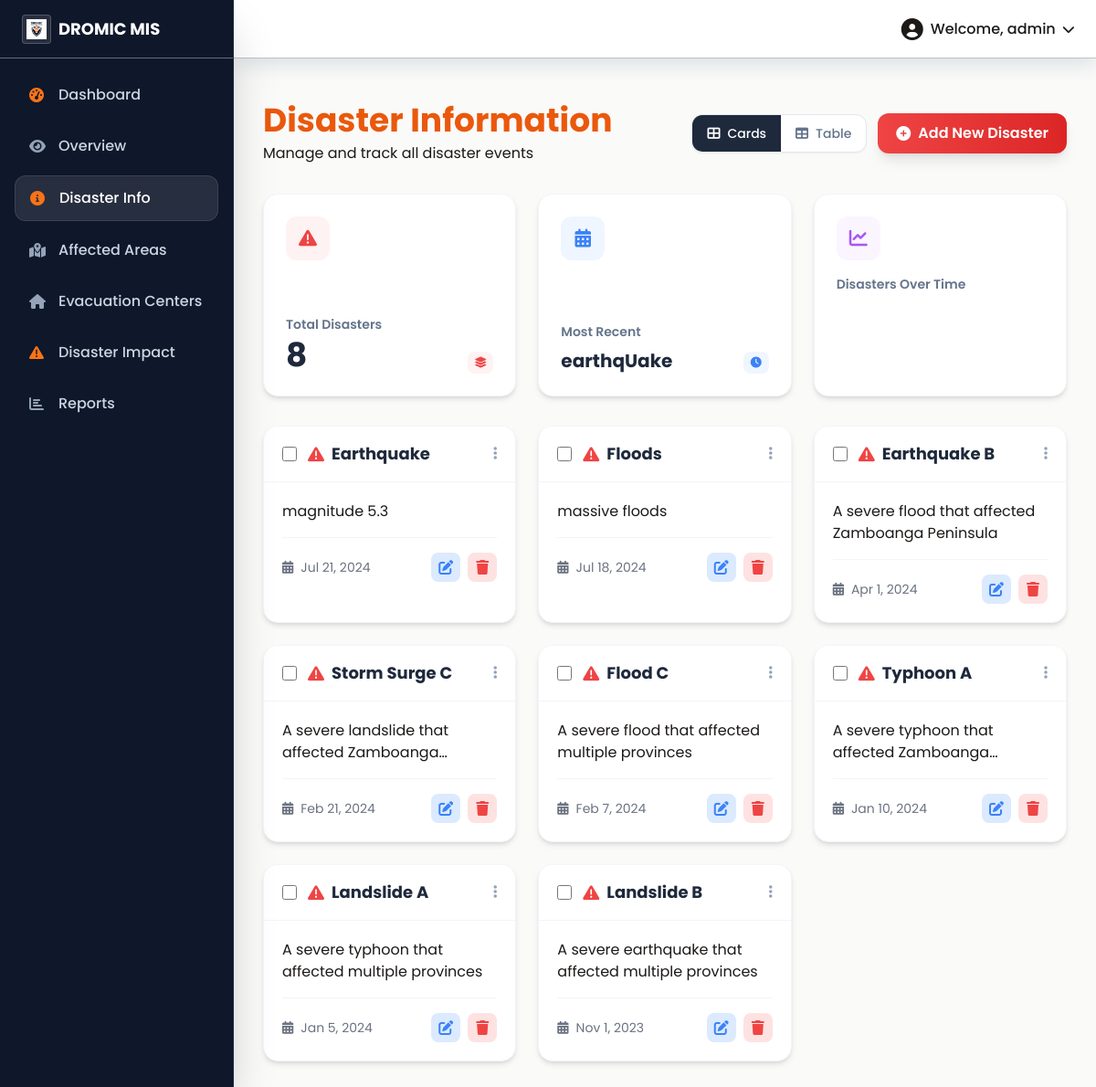
/disaster-info/, run on an earlier commit of the app's database.
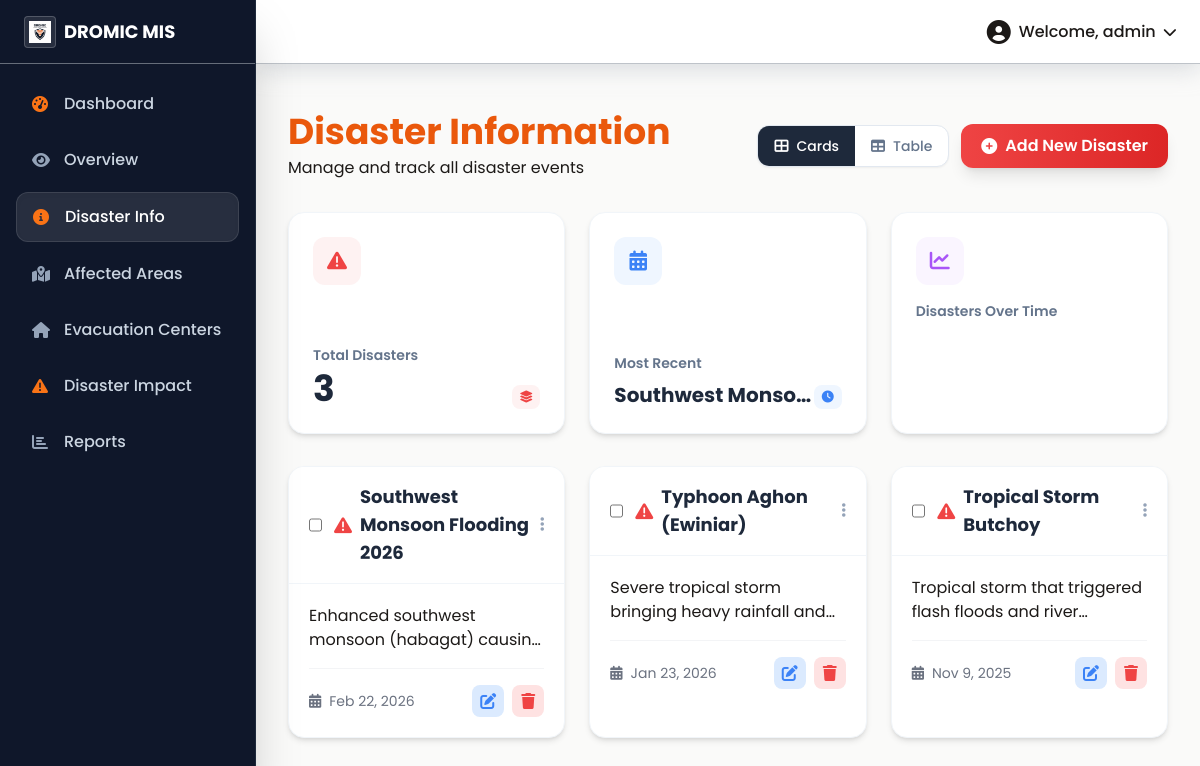
And on a later commit of the database.
### core/models.py (models this page shows, shortened)
class Disaster(models.Model):
    name = models.CharField(max_length=255)
    description = models.TextField()
    date_occurred = models.DateField()

### core/views.py (the view)
# urls.py: path('disaster-info/', views.disaster_info, name='disaster_info'),
def disaster_info(request):
    disasters = Disaster.objects.all().order_by('-date_occurred')
    return render(request, 'core/disaster_info.html', {'disasters': disasters})

### core/templates/core/disaster_info.html (shortened to what this page needs)
{% extends 'base.html' %}
{% load static %}
{% block content %}
<div class="container-fluid mt-4"
     x-data="{
        showAddModal: false,
        showEditModal: false,
        viewMode: 'cards',
        selectedIds: [],
        allSelected: false,
        toggleAll(disasters) {
            if (this.allSelected) {
                this.selectedIds = [];
                this.allSelected = false;
            } else {
                this.selectedIds = disasters.map(d => d.id);
                this.allSelected = true;
            }
        },
        toggleOne(id) {
            const idx = this.selectedIds.indexOf(id);
            if (idx > -1) this.selectedIds.splice(idx, 1);
            else this.selectedIds.push(id);
        },
        isSelected(id) { return this.selectedIds.indexOf(id) > -1; }
     }"
     @close-modals.window="showAddModal = false; showEditModal = false"
     @open-edit-modal.window="showEditModal = true">
    <div class="flex flex-col md:flex-row justify-between items-start md:items-center mb-8">
        <div>
            <h1 class="text-3xl md:text-4xl font-bold text-dromic-navy">Disaster Information</h1>
            <p class="text-dromic-slate mt-1">Manage and track all disaster events</p>
        </div>
        <div class="flex items-center gap-3 mt-4 md:mt-0">
            <div class="flex bg-white rounded-xl border border-slate-200 shadow-sm overflow-hidden">
                <button @click="viewMode = 'cards'"
                        :class="viewMode === 'cards' ? 'bg-slate-800 text-white' : 'text-slate-500 hover:bg-slate-50'"
                        class="px-4 py-2.5 flex items-center gap-2 font-medium text-sm transition-all duration-200">
                    <i class="fas fa-th-large"></i>
                    <span class="hidden sm:inline">Cards</span>
                </button>
                <button @click="viewMode = 'table'"
                        :class="viewMode === 'table' ? 'bg-slate-800 text-white' : 'text-slate-500 hover:bg-slate-50'"
                        class="px-4 py-2.5 flex items-center gap-2 font-medium text-sm transition-all duration-200">
                    <i class="fas fa-table"></i>
                    <span class="hidden sm:inline">Table</span>
                </button>
            </div>
            <button class="bg-gradient-to-r from-red-500 to-red-600 hover:from-red-600 hover:to-red-700 text-white font-semibold py-2.5 px-5 rounded-xl shadow-lg hover:shadow-xl transition-all duration-300 hover:-translate-y-0.5 flex items-center" @click="showAddModal = true">
                <i class="fas fa-plus-circle mr-2"></i>
                Add New Disaster
            </button>
        </div>
    </div>
    <div class="grid grid-cols-1 md:grid-cols-2 lg:grid-cols-3 gap-6 mb-8">
        <div class="stat-card bg-white rounded-2xl shadow-md border border-slate-100 hover:shadow-xl transition-all p-6 flex flex-col justify-between">
            <div class="flex justify-between items-start mb-4">
                <div class="w-12 h-12 bg-red-50 rounded-xl flex items-center justify-center">
                    <i class="fas fa-exclamation-triangle text-red-500 text-xl stat-icon"></i>
                </div>
            </div>
            <div>
                <p class="text-slate-500 text-sm font-semibold mb-1">Total Disasters</p>
                <div class="flex items-end justify-between">
                    <h2 class="text-4xl font-bold text-slate-800" id="totalDisasters">{{ disasters|length }}</h2>
                    <div class="flex items-center text-red-500 text-sm font-semibold bg-red-50 px-2 py-1 rounded-lg">
                        <i class="fas fa-layer-group text-xs"></i>
                    </div>
                </div>
            </div>
        </div>
        <div class="stat-card bg-white rounded-2xl shadow-md border border-slate-100 hover:shadow-xl transition-all p-6 flex flex-col justify-between">
            <div class="flex justify-between items-start mb-4">
                <div class="w-12 h-12 bg-blue-50 rounded-xl flex items-center justify-center">
                    <i class="fas fa-calendar-alt text-blue-500 text-xl stat-icon"></i>
                </div>
            </div>
            <div>
                <p class="text-slate-500 text-sm font-semibold mb-1">Most Recent</p>
                <div class="flex items-end justify-between">
                    <h2 class="text-xl font-bold text-slate-800 mt-1 truncate" id="recentDisaster">
                        {% if disasters %}{{ disasters.0.name }}{% else %}None{% endif %}
                    </h2>
                    <div class="flex items-center text-blue-500 text-sm font-semibold bg-blue-50 px-2 py-1 rounded-lg">
                        <i class="fas fa-clock text-xs"></i>
                    </div>
                </div>
            </div>
        </div>
        <div class="stat-card bg-white rounded-2xl shadow-md border border-slate-100 hover:shadow-xl transition-all p-6 flex flex-col justify-between">
            <div class="flex justify-between items-start mb-4">
                <div class="w-12 h-12 bg-purple-50 rounded-xl flex items-center justify-center">
                    <i class="fas fa-chart-line text-purple-500 text-xl stat-icon"></i>
                </div>
            </div>
            <div>
                <p class="text-slate-500 text-sm font-semibold mb-1">Disasters Over Time</p>
                <div class="h-20 mt-2">
                    <canvas id="disasterChart"></canvas>
                </div>
            </div>
        </div>
    </div>
    <div x-show="viewMode === 'cards'" x-transition class="grid grid-cols-1 md:grid-cols-2 lg:grid-cols-3 gap-6" id="disasterList">
        {% for disaster in disasters %}
            <div class="bg-white rounded-2xl shadow-md border border-slate-100 hover:shadow-lg transition-all duration-300 overflow-hidden group">
                <div class="px-5 py-4 border-b border-slate-100 bg-white">
                    <div class="flex items-center justify-between">
                        <div class="flex items-center">
                            <input type="checkbox" class="w-4 h-4 rounded border-slate-300 text-red-500 focus:ring-red-400 mr-3 cursor-pointer disaster-checkbox" data-id="{{ disaster.id }}"
                                   :checked="isSelected({{ disaster.id }})" @change="toggleOne({{ disaster.id }})">
                            <h5 class="text-lg font-bold text-slate-800 flex items-center">
                                <i class="fas fa-exclamation-triangle text-red-500 mr-2"></i>
                                {{ disaster.name|title }}
                            </h5>
                        </div>
                        <button class="text-slate-400 hover:text-slate-600 transition-colors">
                            <i class="fas fa-ellipsis-v"></i>
                        </button>
                    </div>
                </div>
                <div class="p-5">
                    <p class="text-dromic-slate mb-4 line-clamp-2">{{ disaster.description }}</p>
                    <div class="flex items-center justify-between pt-4 border-t border-gray-100">
                        <div class="flex items-center text-sm text-gray-500">
                            <i class="fas fa-calendar-alt mr-2"></i>
                            {{ disaster.date_occurred|date:"M j, Y" }}
                        </div>
                        <div class="flex space-x-2">
                            <button class="w-8 h-8 bg-blue-100 rounded-lg flex items-center justify-center text-blue-500 hover:bg-blue-200 transition-colors" onclick="editDisaster({{ disaster.id }})">
                                <i class="fas fa-edit"></i>
                            </button>
                            <button class="w-8 h-8 bg-red-100 rounded-lg flex items-center justify-center text-red-500 hover:bg-red-200 transition-colors" onclick="deleteDisaster({{ disaster.id }})">
                                <i class="fas fa-trash"></i>
                            </button>
                        </div>
                    </div>
                </div>
            </div>
        {% endfor %}
    </div>
</div>
{% endblock %}

### core/templates/base.html (shortened to what this page needs)
{% load static %}
<!DOCTYPE html>
<html lang="en">
<head>
    <script src="https://cdn.tailwindcss.com"></script>
    <link href="https://cdnjs.cloudflare.com/ajax/libs/font-awesome/6.0.0-beta3/css/all.min.css" rel="stylesheet">
    <link rel="stylesheet" href="https://unpkg.com/unpoly@3.4.0/unpoly.min.css">
    <link rel="stylesheet" href="{% static 'css/styles.css' %}">
</head>
<body class="bg-[#FAFAF9] text-[#1C1917] h-screen flex overflow-hidden w-full" x-data="{ sidebarOpen: false }">
    {% block sidebar %}
    <aside :class="{'translate-x-0': sidebarOpen, '-translate-x-full': !sidebarOpen}" class="w-64 bg-slate-900 shadow-2xl flex-shrink-0 flex flex-col transition-transform duration-300 transform fixed md:relative z-30 h-full md:translate-x-0 border-r border-slate-800" id="sidebar">
        <div class="h-16 flex items-center px-6 border-b border-[#bec3c9]/50 shrink-0 justify-between">
            <div class="flex items-center text-lg font-bold text-white">
                <div class="w-8 h-8 bg-white/10 rounded overflow-hidden mr-2 p-1 border border-white/20">
                    <img src="{% static 'img/dromic_logo.png' %}" alt="DROMIC Logo" class="h-full w-full object-contain">
                </div>
                <span>DROMIC MIS</span>
            </div>
        </div>
        <nav class="flex-1 overflow-y-auto p-4 space-y-2">
            <a class="flex items-center px-4 py-3 text-slate-300 hover:bg-white/10 hover:text-white rounded-xl font-medium transition-colors" href="{% url 'dashboard' %}" data-nav-link>
                <i class="fas fa-tachometer-alt w-6 text-orange-500"></i> <span class="ml-2">Dashboard</span>
            </a>
            <a class="flex items-center px-4 py-3 text-slate-300 hover:bg-white/10 hover:text-white rounded-xl font-medium transition-colors" href="{% url 'overview' %}" data-nav-link>
                <i class="fas fa-eye w-6 text-slate-400 group-hover:text-white"></i> <span class="ml-2">Overview</span>
            </a>
            <a class="flex items-center px-4 py-3 text-slate-300 hover:bg-white/10 hover:text-white rounded-xl font-medium transition-colors" href="{% url 'disaster_info' %}" data-nav-link>
                <i class="fas fa-info-circle w-6 text-orange-500"></i> <span class="ml-2">Disaster Info</span>
            </a>
            <a class="flex items-center px-4 py-3 text-slate-300 hover:bg-white/10 hover:text-white rounded-xl font-medium transition-colors" href="{% url 'affected_area_list' %}" data-nav-link>
                <i class="fas fa-map-marked-alt w-6 text-slate-400 group-hover:text-white"></i> <span class="ml-2">Affected Areas</span>
            </a>
            <a class="flex items-center px-4 py-3 text-slate-300 hover:bg-white/10 hover:text-white rounded-xl font-medium transition-colors" href="{% url 'evacuation_center_list' %}" data-nav-link>
                <i class="fas fa-home w-6 text-slate-400 group-hover:text-white"></i> <span class="ml-2">Evacuation Centers</span>
            </a>
            <a class="flex items-center px-4 py-3 text-slate-300 hover:bg-white/10 hover:text-white rounded-xl font-medium transition-colors" href="{% url 'disaster_impact' %}" data-nav-link>
                <i class="fas fa-exclamation-triangle w-6 text-orange-500"></i> <span class="ml-2">Disaster Impact</span>
            </a>
            <a class="flex items-center px-4 py-3 text-slate-300 hover:bg-white/10 hover:text-white rounded-xl font-medium transition-colors" href="{% url 'report_list' %}" data-nav-link>
                <i class="fas fa-chart-bar w-6 text-slate-400 group-hover:text-white"></i> <span class="ml-2">Reports</span>
            </a>
        </nav>
    </aside>
    {% endblock %}
    <div class="flex-1 flex flex-col min-w-0 overflow-hidden bg-transparent">
        {% block header %}
        <header class="h-16 bg-white shadow-[0_4px_24px_rgba(190,195,201,0.6)] flex items-center justify-between px-6 z-10 border-b border-[#bec3c9]">
            <div class="relative" x-data="{ open: false }">
                <button @click="open = !open" class="flex items-center space-x-2 text-[#1C1917] focus:outline-none hover:text-[#EA580C] transition-colors">
                    <i class="fas fa-user-circle text-2xl"></i>
                    <span class="font-medium hidden sm:block truncate max-w-[150px]">Welcome, admin</span>
                    <i class="fas fa-chevron-down text-sm transition-transform duration-200" :class="{'rotate-180': open}"></i>
                </button>
            </div>
        </header>
        {% endblock %}
        <main class="flex-1 overflow-auto p-4 md:p-6 lg:p-8 m-0" style="background-color: #FAFAF9;">
            <div class="w-full">
                {% block content %}{% endblock %}
            </div>
        </main>
    </div>
</body>
</html>

### static/css/styles.css (style rules this page uses)
:root { --primary-color: #EA580C; --secondary-color: #334155; --accent-color: #334155; --text-color: #1C1917; --shadow-light: #FFFFFF; --shadow-dark: #CBD5E1; --background-color: #FAFAF9; }
body { font-family: 'Ubuntu', sans-serif; background-color: var(--background-color); color: var(--text-color); }
main { padding-top: 48px; margin-left: 240px; }

### core/templates/base.html (style rules this page uses)
body { background-color: #FAFAF9; font-family: 'Poppins', sans-serif; }
h1, h2, h3, h4, h6 { font-weight: 700; color: #EA580C; }

What changed in the data, as far as the page shows it:
removed Disaster: name "earthqUake", name "Earthquake", description "magnitude 5.3", date_occurred "Jul 21, 2024"
removed Disaster: name "Floods", description "massive floods", date_occurred "Jul 18, 2024"
removed Disaster: name "Earthquake B", description "A severe flood that affected Zamboanga Peninsula", date_occurred "Apr 1, 2024"
removed Disaster: name "Storm Surge C", description "A severe landslide that affected…", date_occurred "Feb 21, 2024"
removed Disaster: name "Flood C", description "A severe flood that affected multiple provinces", date_occurred "Feb 7, 2024"
removed Disaster: name "Typhoon A", description "A severe typhoon that affected…", date_occurred "Jan 10, 2024"
removed Disaster: name "Landslide A", description "A severe typhoon that affected multiple provinces", date_occurred "Jan 5, 2024"
removed Disaster: name "Landslide B", description "A severe earthquake that affected multiple provinces", date_occurred "Nov 1, 2023"
added Disaster: name "Southwest Monso…", name "Southwest Monsoon Flooding 2026", description "Enhanced southwest monsoon (habagat)…", date_occurred "Feb 22, 2026"
added Disaster: name "Typhoon Aghon (Ewiniar)", description "Severe tropical storm bringing heavy rainfall…", date_occurred "Jan 23, 2026"
added Disaster: name "Tropical Storm Butchoy", description "Tropical storm that triggered flash floods and…", date_occurred "Nov 9, 2025"
Also different on the page:
{{ disasters|length }}: "8" → "3"
